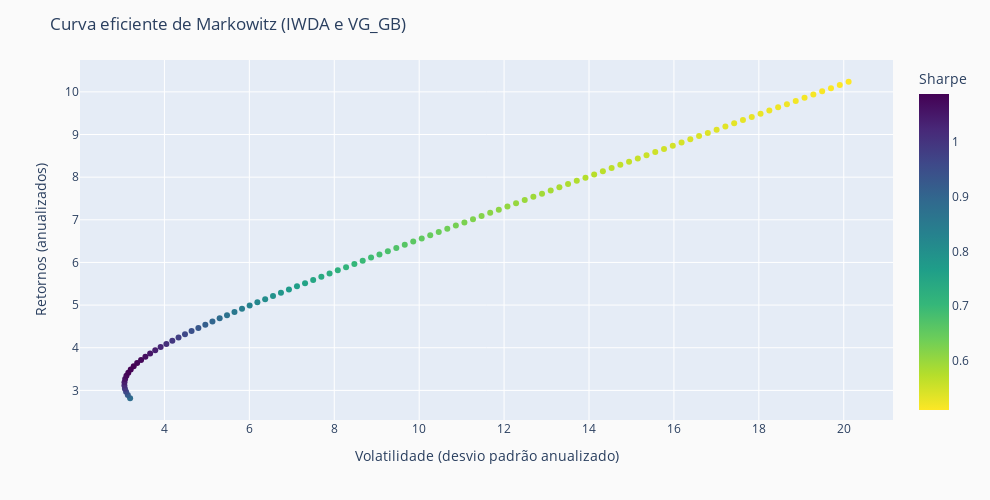

Notebook code for this chart:
### Code cell
import plotly.express as px

fig = px.scatter(ef, x="Volatility", y="Returns", color='Sharpe',
            color_continuous_scale='Viridis_r',
            hover_data=nomes, width=990, height=500)

fig.update_layout(
    paper_bgcolor="rgb(250,250,250)",
    title='Curva eficiente de Markowitz (IWDA e VG_GB)',
    yaxis=dict(
        title_text="Retornos (anualizados)"),
    xaxis=dict(
        title_text="Volatilidade (desvio padrão anualizado)")
)
